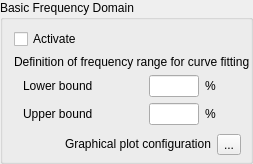
                 <widget class="QGroupBox" name="groupBox_BFD">
                  <property name="sizePolicy">
                   <sizepolicy hsizetype="Preferred" vsizetype="Minimum">
                    <horstretch>0</horstretch>
                    <verstretch>0</verstretch>
                   </sizepolicy>
                  </property>
                  <property name="minimumSize">
                   <size>
                    <width>250</width>
                    <height>0</height>
                   </size>
                  </property>
                  <property name="title">
                   <string>Basic Frequency Domain</string>
                  </property>
                  <layout class="QVBoxLayout" name="verticalLayout_16">
                   <property name="spacing">
                    <number>6</number>
                   </property>
                   <property name="topMargin">
                    <number>9</number>
                   </property>
                   <property name="rightMargin">
                    <number>0</number>
                   </property>
                   <property name="bottomMargin">
                    <number>3</number>
                   </property>
                   <item>
                    <widget class="QCheckBox" name="checkBox_activate_BFD">
                     <property name="text">
                      <string>Activate</string>
                     </property>
                    </widget>
                   </item>
                   <item>
                    <widget class="QLabel" name="label_curveFittingFrequency_BFD">
                     <property name="sizePolicy">
                      <sizepolicy hsizetype="Fixed" vsizetype="Fixed">
                       <horstretch>0</horstretch>
                       <verstretch>0</verstretch>
                      </sizepolicy>
                     </property>
                     <property name="minimumSize">
                      <size>
                       <width>120</width>
                       <height>0</height>
                      </size>
                     </property>
                     <property name="toolTip">
                      <string/>
                     </property>
                     <property name="toolTipDuration">
                      <number>0</number>
                     </property>
                     <property name="text">
                      <string>Definition of frequency range for curve fitting</string>
                     </property>
                     <property name="alignment">
                      <set>Qt::AlignJustify|Qt::AlignVCenter</set>
                     </property>
                    </widget>
                   </item>
                   <item>
                    <widget class="QWidget" name="widget_curveFittingFrequencyLowerBound_BFD" native="true">
                     <property name="sizePolicy">
                      <sizepolicy hsizetype="Fixed" vsizetype="Fixed">
                       <horstretch>0</horstretch>
                       <verstretch>0</verstretch>
                      </sizepolicy>
                     </property>
                     <property name="minimumSize">
                      <size>
                       <width>100</width>
                       <height>0</height>
                      </size>
                     </property>
                     <layout class="QHBoxLayout" name="horizontalLayout_23">
                      <property name="topMargin">
                       <number>0</number>
                      </property>
                      <property name="bottomMargin">
                       <number>0</number>
                      </property>
                      <item>
                       <widget class="QLabel" name="label_curveFittingFrequencyLowerBound_BFD">
                        <property name="sizePolicy">
                         <sizepolicy hsizetype="Fixed" vsizetype="Fixed">
                          <horstretch>0</horstretch>
                          <verstretch>0</verstretch>
                         </sizepolicy>
                        </property>
                        <property name="minimumSize">
                         <size>
                          <width>120</width>
                          <height>0</height>
                         </size>
                        </property>
                        <property name="toolTip">
                         <string/>
                        </property>
                        <property name="toolTipDuration">
                         <number>0</number>
                        </property>
                        <property name="text">
                         <string>Lower bound</string>
                        </property>
                        <property name="alignment">
                         <set>Qt::AlignJustify|Qt::AlignVCenter</set>
                        </property>
                       </widget>
                      </item>
                      <item alignment="Qt::AlignLeft">
                       <widget class="QLineEdit" name="lineEdit_curveFittingFrequencyLowerBound_BFD">
                        <property name="enabled">
                         <bool>true</bool>
                        </property>
                        <property name="sizePolicy">
                         <sizepolicy hsizetype="Fixed" vsizetype="Fixed">
                          <horstretch>0</horstretch>
                          <verstretch>0</verstretch>
                         </sizepolicy>
                        </property>
                        <property name="minimumSize">
                         <size>
                          <width>30</width>
                          <height>0</height>
                         </size>
                        </property>
                        <property name="maximumSize">
                         <size>
                          <width>50</width>
                          <height>16777215</height>
                         </size>
                        </property>
                        <property name="toolTip">
                         <string>&lt;html&gt;&lt;head/&gt;&lt;body&gt;&lt;p&gt;Specified in % of the peak frequency&lt;/p&gt;&lt;/body&gt;&lt;/html&gt;</string>
                        </property>
                        <property name="maxLength">
                         <number>8</number>
                        </property>
                       </widget>
                      </item>
                      <item alignment="Qt::AlignLeft">
                       <widget class="QLabel" name="label_curveFittingFrequencyLowerBoundUnits_BFD">
                        <property name="sizePolicy">
                         <sizepolicy hsizetype="Fixed" vsizetype="Fixed">
                          <horstretch>0</horstretch>
                          <verstretch>0</verstretch>
                         </sizepolicy>
                        </property>
                        <property name="minimumSize">
                         <size>
                          <width>20</width>
                          <height>0</height>
                         </size>
                        </property>
                        <property name="text">
                         <string>%</string>
                        </property>
                       </widget>
                      </item>
                     </layout>
                    </widget>
                   </item>
                   <item>
                    <widget class="QWidget" name="widget_curveFittingFrequencyUpperBound_BFD" native="true">
                     <property name="sizePolicy">
                      <sizepolicy hsizetype="Fixed" vsizetype="Fixed">
                       <horstretch>0</horstretch>
                       <verstretch>0</verstretch>
                      </sizepolicy>
                     </property>
                     <property name="minimumSize">
                      <size>
                       <width>100</width>
                       <height>0</height>
                      </size>
                     </property>
                     <layout class="QHBoxLayout" name="horizontalLayout_24">
                      <property name="topMargin">
                       <number>0</number>
                      </property>
                      <property name="bottomMargin">
                       <number>0</number>
                      </property>
                      <item>
                       <widget class="QLabel" name="label_curveFittingFrequencyUpperBound_BFD">
                        <property name="sizePolicy">
                         <sizepolicy hsizetype="Fixed" vsizetype="Fixed">
                          <horstretch>0</horstretch>
                          <verstretch>0</verstretch>
                         </sizepolicy>
                        </property>
                        <property name="minimumSize">
                         <size>
                          <width>120</width>
                          <height>0</height>
                         </size>
                        </property>
                        <property name="text">
                         <string>Upper bound</string>
                        </property>
                        <property name="alignment">
                         <set>Qt::AlignJustify|Qt::AlignVCenter</set>
                        </property>
                       </widget>
                      </item>
                      <item alignment="Qt::AlignLeft">
                       <widget class="QLineEdit" name="lineEdit_curveFittingFrequencyUpperBound_BFD">
                        <property name="enabled">
                         <bool>true</bool>
                        </property>
                        <property name="sizePolicy">
                         <sizepolicy hsizetype="Fixed" vsizetype="Fixed">
                          <horstretch>0</horstretch>
                          <verstretch>0</verstretch>
                         </sizepolicy>
                        </property>
                        <property name="minimumSize">
                         <size>
                          <width>30</width>
                          <height>0</height>
                         </size>
                        </property>
                        <property name="maximumSize">
                         <size>
                          <width>50</width>
                          <height>16777215</height>
                         </size>
                        </property>
                        <property name="toolTip">
                         <string>&lt;html&gt;&lt;head/&gt;&lt;body&gt;&lt;p&gt;Specified in % of the peak frequency&lt;/p&gt;&lt;/body&gt;&lt;/html&gt;</string>
                        </property>
                        <property name="maxLength">
                         <number>8</number>
                        </property>
                       </widget>
                      </item>
                      <item alignment="Qt::AlignLeft">
                       <widget class="QLabel" name="label_curveFittingFrequencyUpperBoundUnits_BFD">
                        <property name="sizePolicy">
                         <sizepolicy hsizetype="Fixed" vsizetype="Fixed">
                          <horstretch>0</horstretch>
                          <verstretch>0</verstretch>
                         </sizepolicy>
                        </property>
                        <property name="minimumSize">
                         <size>
                          <width>20</width>
                          <height>0</height>
                         </size>
                        </property>
                        <property name="text">
                         <string>%</string>
                        </property>
                       </widget>
                      </item>
                     </layout>
                    </widget>
                   </item>
                   <item alignment="Qt::AlignRight|Qt::AlignVCenter">
                    <widget class="QWidget" name="widget_graphicalConfig_BFD" native="true">
                     <property name="sizePolicy">
                      <sizepolicy hsizetype="Fixed" vsizetype="Fixed">
                       <horstretch>0</horstretch>
                       <verstretch>0</verstretch>
                      </sizepolicy>
                     </property>
                     <property name="minimumSize">
                      <size>
                       <width>100</width>
                       <height>0</height>
                      </size>
                     </property>
                     <layout class="QHBoxLayout" name="horizontalLayout_46">
                      <property name="topMargin">
                       <number>3</number>
                      </property>
                      <property name="bottomMargin">
                       <number>3</number>
                      </property>
                      <item>
                       <widget class="QLabel" name="label_graphicalConfig_BFD">
                        <property name="sizePolicy">
                         <sizepolicy hsizetype="Fixed" vsizetype="Fixed">
                          <horstretch>0</horstretch>
                          <verstretch>0</verstretch>
                         </sizepolicy>
                        </property>
                        <property name="minimumSize">
                         <size>
                          <width>120</width>
                          <height>0</height>
                         </size>
                        </property>
                        <property name="toolTip">
                         <string/>
                        </property>
                        <property name="toolTipDuration">
                         <number>0</number>
                        </property>
                        <property name="text">
                         <string>Graphical plot configuration</string>
                        </property>
                        <property name="alignment">
                         <set>Qt::AlignJustify|Qt::AlignVCenter</set>
                        </property>
                       </widget>
                      </item>
                      <item>
                       <widget class="QToolButton" name="toolButton_graphicalConfig_BFD">
                        <property name="text">
                         <string>...</string>
                        </property>
                       </widget>
                      </item>
                     </layout>
                    </widget>
                   </item>
                  </layout>
                 </widget>
